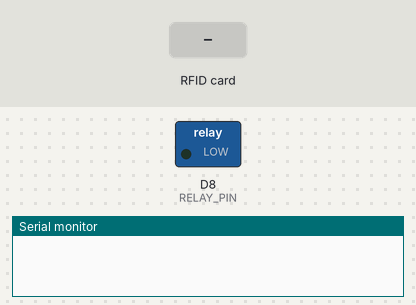
This sketch was run on a simulated ESP8266 (Wemos D1 mini). On the bench: switched loads named in the sketch (green lamp = pin HIGH), the last lines printed to the serial monitor. The test bench sets the inputs (shaded band). WiFi joins after 1.5 s; servers stay silent unless stated; uploads are accepted with an empty reply.

Above: at 4.9 s.
5.0 s: RFID card 5E 7A 19 C4 held to the reader
At 5.6 s:
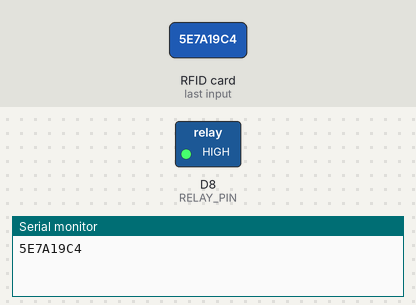
Timing chart, 0 to 12.0 s (numbered marks = the images above; inputs shaded):
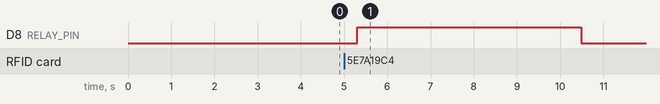

Measured:
- after the input at 5.0 s, D8 (RELAY_PIN): LOW → HIGH after 0.31 s, → LOW 5.2 s later

The sketch:

Arduino.ino
```cpp
#include <Arduino.h>
#include <ESP8266WiFi.h>
#include <ESP8266HTTPClient.h>
#include <WiFiClient.h>
#include <WiFiClientSecure.h>
#include <SPI.h>
#include <MFRC522.h>

/*
  Project #1 Irwansyah Done Senin/12 Bulan Januari
  Hardware: Wemos LOLIN D1 R1 ESP8266 + MFRC522 RFID Module
  Baud Rate: 115200
*/

// ==================== WiFi CONFIGURATION ================
const char* ssid = "IRWANSYAH, WULAN";
const char* password = "IRWANSYAH";
// Gunakan IP lokal Backend
const char* serverURL = "http://192.168.100.119:8000";

// ==================== MFRC522 PINS ====================
#define RST_PIN D3   // RST pin = D3 (GPIO0)
#define SS_PIN  D4   // SDA/CS pin = D4 (GPIO2)

// ==================== RELAY/MOTOR CONTROL PINS ====================
#define RELAY_PIN D8  // Relay control pin = D8 (GPIO15)
// Sesuaikan dengan pin Anda jika berbeda

// ==================== MFRC522 INSTANCE ====================
MFRC522 rfid(SS_PIN, RST_PIN);
MFRC522::MIFARE_Key key;

// ==================== KONFIGURASI ====================
const int BAUD_RATE = 115200;
const int RFID_DEBOUNCE_TIME = 2000; // Debounce untuk mencegah pembacaan duplikat
const unsigned long MACHINE_ON_DURATION = 5000; // Mesin nyala selama 5 detik

// String untuk menyimpan UID terakhir yang dibaca
String lastUID = "";
unsigned long lastCardTime = 0;
unsigned long lastDebugTime = 0;
unsigned long machineOnStartTime = 0; // Waktu mesin dinyalakan
bool machineActivated = false; // Flag mesin sedang aktif

// ==================== FORWARD DECLARATIONS ====================
void connectToWiFi();
void checkUIDWithAPI(String uid);
void readRFIDCard();
void initMFRC522();
void setupRelayPin();
void activateMachine();
void updateMachineState();

// ==================== MFRC522 INITIALIZATION ====================
void initMFRC522() {
  // Initialize SPI with slower frequency for reliability
  SPI.begin();
  SPI.setFrequency(1000000);  // 1MHz (slower = more reliable)
  delay(100);

  // Initialize MFRC522
  rfid.PCD_Init();
  delay(100);
}

// ==================== WiFi FUNCTIONS ====================
void connectToWiFi() {
  WiFi.mode(WIFI_STA);
  WiFi.begin(ssid, password);

  int attempts = 0;
  while (WiFi.status() != WL_CONNECTED && attempts < 20) {
    delay(500);
    attempts++;
  }
}

// ==================== SETUP ====================
void setup() {
  Serial.begin(BAUD_RATE);
  delay(1000);

  // Initialize Relay Pin
  setupRelayPin();
  delay(500);

  // Initialize MFRC522
  initMFRC522();
  delay(500);

  // Connect WiFi
  connectToWiFi();
}

// ==================== LOOP ====================
void loop() {
  // Terus membaca dari RFID reader
  readRFIDCard();

  // Update mesin state (check apakah perlu dimatikan)
  updateMachineState();

  delay(200);
}

// ==================== RFID READING FUNCTION ====================
void readRFIDCard() {
  // Look for new cards
  if (!rfid.PICC_IsNewCardPresent())
    return;

  // Try to read the card
  if (!rfid.PICC_ReadCardSerial())
    return;

  // Convert UID to HEX string
  String uid = "";
  for (byte i = 0; i < rfid.uid.size; i++) {
    uid += String(rfid.uid.uidByte[i] < 0x10 ? "0" : "");
    uid += String(rfid.uid.uidByte[i], HEX);
  }
  uid.toUpperCase();

  // Debounce check
  unsigned long currentTime = millis();

  if (uid != lastUID || (currentTime - lastCardTime) > RFID_DEBOUNCE_TIME) {
    lastUID = uid;
    lastCardTime = currentTime;

    // Send to API
    checkUIDWithAPI(uid);
  }

  // Stop reading
  rfid.PICC_HaltA();
  rfid.PCD_StopCrypto1();
}

// ==================== API CALL FUNCTION ====================
void checkUIDWithAPI(String uid) {
  if (WiFi.status() != WL_CONNECTED) {
    return;
  }

  // Print only the UID
  Serial.println(uid);

  HTTPClient http;

  // Remove trailing slash from serverURL if exists
  String baseURL = String(serverURL);
  if (baseURL.endsWith("/")) {
    baseURL = baseURL.substring(0, baseURL.length() - 1);
  }

  String url = baseURL + "/api/checkuid?uid=" + uid;

  // For HTTPS ngrok, use WiFiClientSecure
  if (url.startsWith("https://")) {
    static WiFiClientSecure client;
    client.setInsecure(); // Bypass SSL verification for ngrok
    http.begin(client, url);
  } else {
    // For HTTP local network, use regular WiFiClient
    WiFiClient client;
    http.begin(client, url);
  }

  int httpCode = http.GET();

  if (httpCode == 200) {
    // ACTIVATE MACHINE ketika kartu valid
    activateMachine();

  } else if (httpCode == 403) {
    // Machine is OFF

  } else if (httpCode == 404) {
    // UID not found
  } else {
    // Error
  }

  http.end();
}

// ==================== RELAY SETUP ====================
void setupRelayPin() {
  pinMode(RELAY_PIN, OUTPUT);
  digitalWrite(RELAY_PIN, LOW); // Relay OFF by default
}

// ==================== ACTIVATE MACHINE (NYALAKAN RELAY) ====================
void activateMachine() {
  digitalWrite(RELAY_PIN, HIGH); // Relay ON
  machineActivated = true;
  machineOnStartTime = millis();
}

// ==================== UPDATE MACHINE STATE ====================
void updateMachineState() {
  // Jika mesin sedang aktif, check apakah sudah waktunya mematikan
  if (machineActivated) {
    unsigned long currentTime = millis();
    unsigned long machineOnTime = currentTime - machineOnStartTime;

    // Jika sudah lewat waktu yang ditentukan, matikan mesin
    if (machineOnTime >= MACHINE_ON_DURATION) {
      digitalWrite(RELAY_PIN, LOW); // Relay OFF
      machineActivated = false;
    }
  }
}
```
